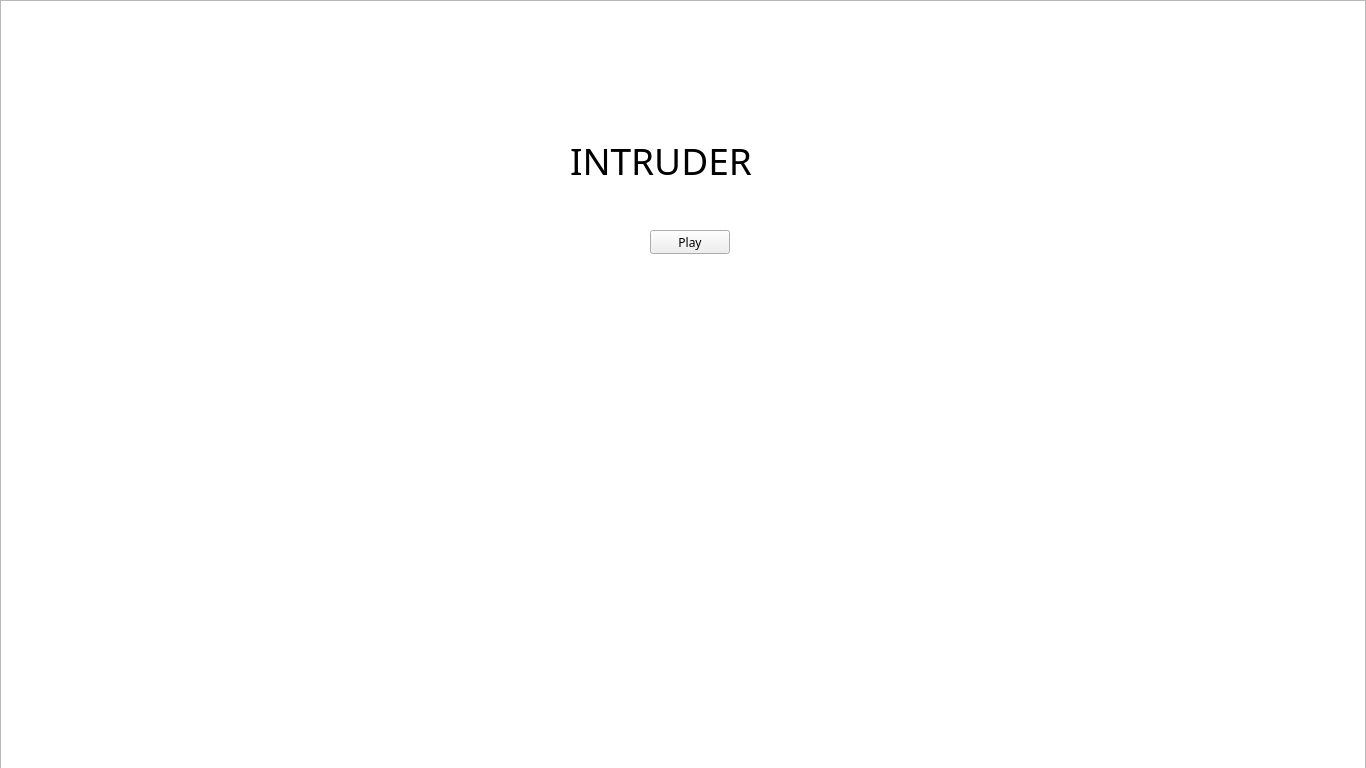
<?xml version="1.0" encoding="UTF-8"?>
<ui version="4.0">
 <class>videogame</class>
 <widget class="QMainWindow" name="videogame">
  <property name="geometry">
   <rect>
    <x>0</x>
    <y>0</y>
    <width>1366</width>
    <height>768</height>
   </rect>
  </property>
  <property name="minimumSize">
   <size>
    <width>1366</width>
    <height>768</height>
   </size>
  </property>
  <property name="maximumSize">
   <size>
    <width>1920</width>
    <height>1080</height>
   </size>
  </property>
  <property name="windowTitle">
   <string>videogame</string>
  </property>
  <widget class="QWidget" name="centralwidget">
   <property name="minimumSize">
    <size>
     <width>1024</width>
     <height>576</height>
    </size>
   </property>
   <property name="maximumSize">
    <size>
     <width>1920</width>
     <height>1080</height>
    </size>
   </property>
   <widget class="QGraphicsView" name="main_scene">
    <property name="geometry">
     <rect>
      <x>0</x>
      <y>0</y>
      <width>1366</width>
      <height>800</height>
     </rect>
    </property>
    <property name="minimumSize">
     <size>
      <width>1366</width>
      <height>768</height>
     </size>
    </property>
    <property name="maximumSize">
     <size>
      <width>1920</width>
      <height>1080</height>
     </size>
    </property>
   </widget>
   <widget class="QPushButton" name="pushButton">
    <property name="geometry">
     <rect>
      <x>650</x>
      <y>230</y>
      <width>80</width>
      <height>24</height>
     </rect>
    </property>
    <property name="font">
     <font>
      <family>Arcadepix</family>
     </font>
    </property>
    <property name="text">
     <string>Play</string>
    </property>
   </widget>
   <widget class="QLabel" name="label">
    <property name="enabled">
     <bool>true</bool>
    </property>
    <property name="geometry">
     <rect>
      <x>570</x>
      <y>140</y>
      <width>241</width>
      <height>41</height>
     </rect>
    </property>
    <property name="font">
     <font>
      <family>Arcadepix</family>
      <pointsize>28</pointsize>
     </font>
    </property>
    <property name="cursor">
     <cursorShape>CrossCursor</cursorShape>
    </property>
    <property name="text">
     <string>INTRUDER</string>
    </property>
   </widget>
  </widget>
 </widget>
 <resources/>
 <connections/>
</ui>
